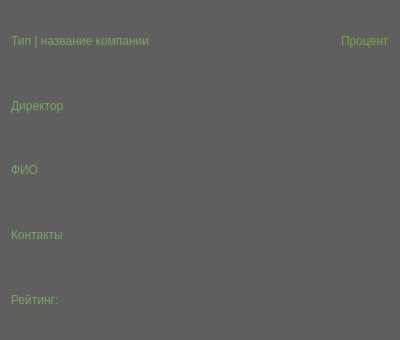
<?xml version="1.0" encoding="UTF-8"?>
<ui version="4.0">
 <class>Frame</class>
 <widget class="QFrame" name="Frame">
  <property name="geometry">
   <rect>
    <x>0</x>
    <y>0</y>
    <width>400</width>
    <height>340</height>
   </rect>
  </property>
  <property name="windowTitle">
   <string>Frame</string>
  </property>
  <property name="styleSheet">
   <string notr="true">background-color: rgb(95, 95, 95);</string>
  </property>
  <layout class="QVBoxLayout" name="verticalLayout_2">
   <item>
    <layout class="QVBoxLayout" name="verticalLayout">
     <item>
      <layout class="QHBoxLayout" name="horizontalLayout">
       <item alignment="Qt::AlignLeft">
        <widget class="QLabel" name="comany">
         <property name="styleSheet">
          <string notr="true">color: rgb(121, 165, 100);
font: 75 12pt &quot;MS Shell Dlg 2&quot;;</string>
         </property>
         <property name="text">
          <string>Тип | название компании</string>
         </property>
        </widget>
       </item>
       <item alignment="Qt::AlignRight">
        <widget class="QLabel" name="percentage">
         <property name="styleSheet">
          <string notr="true">color: rgb(121, 165, 70);
font: 75 12pt &quot;MS Shell Dlg 2&quot;;</string>
         </property>
         <property name="text">
          <string>Процент</string>
         </property>
        </widget>
       </item>
      </layout>
     </item>
     <item>
      <widget class="QLabel" name="ceo">
       <property name="styleSheet">
        <string notr="true">color: rgb(121, 165, 100);
font: 75 12pt &quot;MS Shell Dlg 2&quot;;
</string>
       </property>
       <property name="text">
        <string>Директор</string>
       </property>
      </widget>
     </item>
     <item>
      <widget class="QLabel" name="name">
       <property name="styleSheet">
        <string notr="true">color: rgb(121, 165, 100);
font: 75 12pt &quot;MS Shell Dlg 2&quot;;</string>
       </property>
       <property name="text">
        <string>ФИО</string>
       </property>
      </widget>
     </item>
     <item>
      <widget class="QLabel" name="contacts">
       <property name="styleSheet">
        <string notr="true">color: rgb(121, 165, 100);
font: 75 12pt &quot;MS Shell Dlg 2&quot;;
</string>
       </property>
       <property name="text">
        <string>Контакты</string>
       </property>
      </widget>
     </item>
     <item>
      <widget class="QLabel" name="label">
       <property name="styleSheet">
        <string notr="true">color: rgb(121, 165, 100);
font: 75 12pt &quot;MS Shell Dlg 2&quot;;</string>
       </property>
       <property name="text">
        <string>Рейтинг:</string>
       </property>
      </widget>
     </item>
    </layout>
   </item>
  </layout>
 </widget>
 <resources/>
 <connections/>
</ui>
